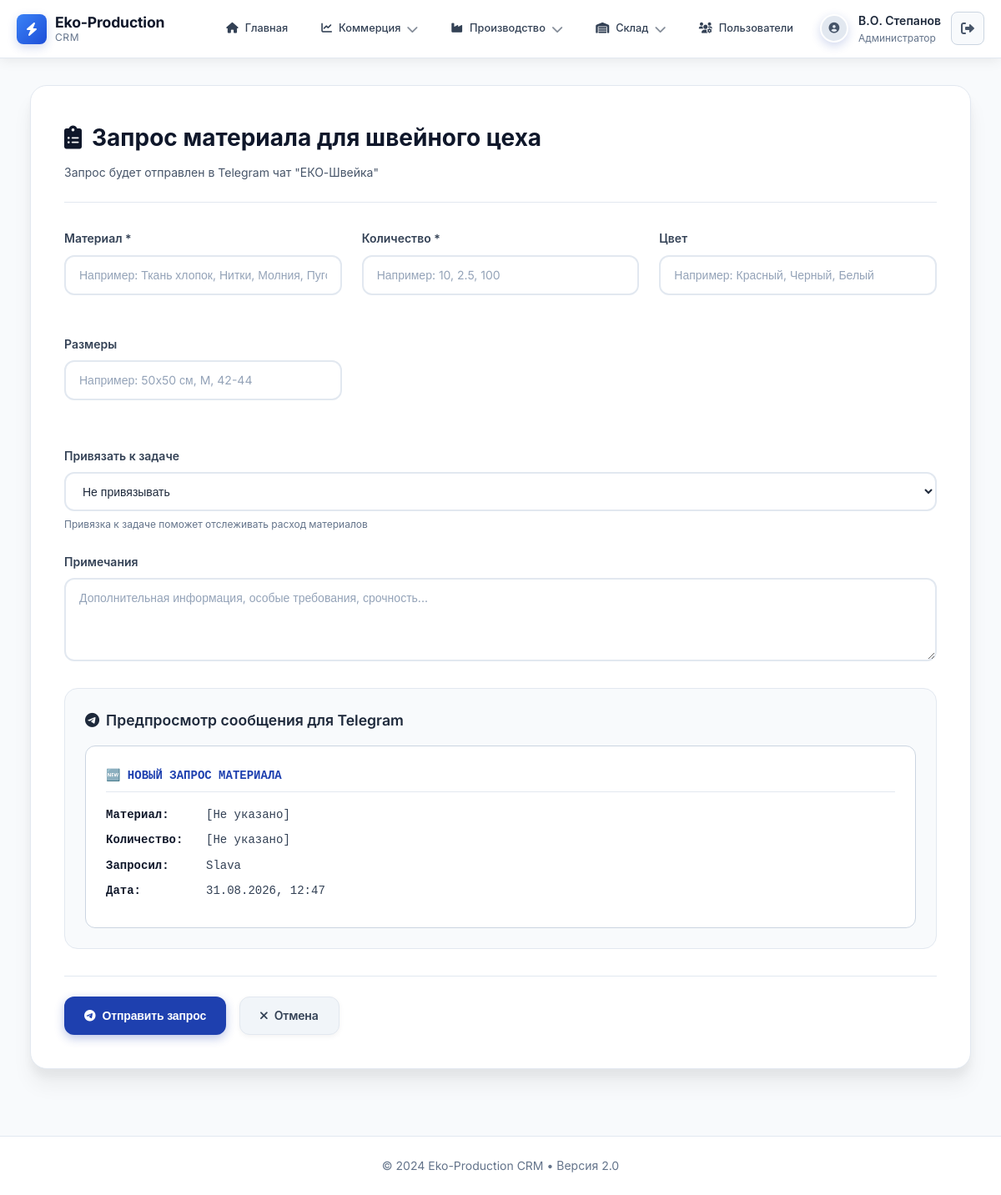
/sewing/material_request/create (signed in), run on the app's committed database.
### app.py (models this page shows, shortened)
class User(db.Model):
    id = db.Column(db.Integer, primary_key=True)
    username = db.Column(db.String(80), unique=True, nullable=False, index=True)
    email = db.Column(db.String(120), unique=True, nullable=False, index=True)
    password_hash = db.Column(db.String(200), nullable=False)
    full_name = db.Column(db.String(200))
    role = db.Column(db.String(50), default='seamstress', index=True)
    is_active = db.Column(db.Boolean, default=True)
    created_at = db.Column(db.DateTime, default=lambda: datetime.now(timezone.utc))
    updated_at = db.Column(db.DateTime, default=lambda: datetime.now(timezone.utc),
                          onupdate=lambda: datetime.now(timezone.utc))
    def has_permission(self, permission):
        return True  # всем пользователям разрешено всё
    def has_module_access(self, module_name):
        return True  # всем пользователям доступны все модули
    def get_role_name(self):
        role_config = ROLES.get(self.role, {})
        return role_config.get('name', self.role)

### app.py (the view, shortened to what this page needs)
@app.route('/sewing/material_request/create', methods=['GET', 'POST'])
@login_required
def create_material_request():
    active_tasks = SewingTask.query.filter(
        SewingTask.status.in_(['Новая', 'В работе'])
    ).order_by(SewingTask.created_at.desc()).all()
    return render_template('create_material_request.html',
                         active_tasks=active_tasks)

### app.py (called while the page is built)
def login_required(f):
    @wraps(f)
    def decorated_function(*args, **kwargs):
        if 'user_id' not in session:
            return redirect(url_for('login'))
        user = db.session.get(User, session['user_id'])
        if not user or not user.is_active:
            session.clear()
            flash('Ваша учетная запись не активна', 'error')
            return redirect(url_for('login'))
        return f(*args, **kwargs)
    return decorated_function

@app.context_processor
def inject_user_and_permissions():
    def get_current_user():
        if 'user_id' in session:
            return db.session.get(User, session['user_id'])
        return None
    current_user = get_current_user()
    return dict(
        current_user=current_user,
        has_permission=lambda perm: current_user.has_permission(perm) if current_user else False,
        has_module_access=lambda module: current_user.has_module_access(module) if current_user else False,
        can_delete=lambda: current_user.can_delete() if current_user else False,
        ROLES=ROLES
    )

@app.context_processor
def inject_now():
    return {'now': datetime.now(timezone.utc).date()}

### templates/create_material_request.html (shortened to what this page needs)
{% extends "layout.html" %}
{% block content %}
<div class="form-container">
    <div class="form-card">
        <div class="form-header">
            <h2><i class="fas fa-clipboard-list"></i> Запрос материала для швейного цеха</h2>
            <p>Запрос будет отправлен в Telegram чат "ЕКО-Швейка"</p>
        </div>
        <form method="POST" action="{{ url_for('create_material_request') }}">
            <div class="form-grid">
                <div class="form-group">
                    <label class="form-label">Материал *</label>
                    <input type="text" class="form-control" name="material" required
                           placeholder="Например: Ткань хлопок, Нитки, Молния, Пуговицы">
                </div>
                <div class="form-group">
                    <label class="form-label">Количество *</label>
                    <input type="number" class="form-control" name="quantity" min="0.1" step="0.1" required
                           placeholder="Например: 10, 2.5, 100">
                </div>
                <div class="form-group">
                    <label class="form-label">Цвет</label>
                    <input type="text" class="form-control" name="color"
                           placeholder="Например: Красный, Черный, Белый">
                </div>
                <div class="form-group">
                    <label class="form-label">Размеры</label>
                    <input type="text" class="form-control" name="size"
                           placeholder="Например: 50x50 см, M, 42-44">
                </div>
            </div>
            <div class="form-group">
                <label class="form-label">Привязать к задаче</label>
                <select class="form-control" name="sewing_task_id">
                    <option value="none">Не привязывать</option>
                </select>
                <small class="form-text">Привязка к задаче поможет отслеживать расход материалов</small>
            </div>
            <div class="form-group">
                <label class="form-label">Примечания</label>
                <textarea class="form-control" name="notes" rows="3"
                          placeholder="Дополнительная информация, особые требования, срочность..."></textarea>
            </div>
            <div class="preview-card">
                <h3><i class="fab fa-telegram"></i> Предпросмотр сообщения для Telegram</h3>
                <div class="preview-content" id="telegramPreview">
                    <div class="preview-header">
                        <strong>🆕 НОВЫЙ ЗАПРОС МАТЕРИАЛА</strong>
                    </div>
                    <div class="preview-body">
                        <div class="preview-row">
                            <strong>Материал:</strong> <span id="preview-material">[Не указано]</span>
                        </div>
                        <div class="preview-row">
                            <strong>Количество:</strong> <span id="preview-quantity">[Не указано]</span>
                        </div>
                        <div class="preview-row">
                            <strong>Запросил:</strong> {{ session.get('username', 'admin') }}
                        </div>
                        <div class="preview-row">
                            <strong>Дата:</strong> <span id="preview-date">Сегодня</span>
                        </div>
                    </div>
                </div>
            </div>
            <div class="form-actions">
                <button type="submit" class="btn btn-primary">
                    <i class="fab fa-telegram"></i> Отправить запрос
                </button>
                <a href="{{ url_for('sewing') }}" class="btn btn-secondary">
                    <i class="fas fa-times"></i> Отмена
                </a>
            </div>
        </form>
    </div>
</div>
{% endblock %}

### templates/layout.html (shortened to what this page needs)
<!DOCTYPE html>
<html lang="ru">
<head>
    <link rel="stylesheet" href="{{ url_for('static', filename='css/style.css') }}">
    <link rel="stylesheet" href="https://cdnjs.cloudflare.com/ajax/libs/font-awesome/6.0.0/css/all.min.css">
</head>
<body>
    {% if current_user %}
    <header class="main-header">
        <div class="container">
            <nav style="display: flex; align-items: center; justify-content: space-between; height: 70px;">
                <a href="{{ url_for('home') }}" class="logo">
                    <div class="logo-icon">
                        <i class="fas fa-bolt"></i>
                    </div>
                    <div class="logo-text">
                        <div class="logo-title">Eko-Production</div>
                        <div class="logo-subtitle">CRM</div>
                    </div>
                </a>
                <ul class="nav-menu" id="navMenu">
                    <li>
                        <a href="{{ url_for('home') }}" class="nav-link {% if request.endpoint == 'home' %}active{% endif %}">
                            <i class="fas fa-home"></i>
                            <span>Главная</span>
                        </a>
                    </li>
                    {% if current_user.role == 'purchaser' %}
                        <li>
                            <a href="{{ url_for('orders') }}" class="nav-link {% if request.endpoint == 'orders' %}active{% endif %}">
                                <i class="fas fa-list"></i>
                                <span>Все заказы</span>
                            </a>
                        </li>
                        <li>
                            <a href="{{ url_for('create_order') }}" class="nav-link {% if request.endpoint == 'create_order' %}active{% endif %}">
                                <i class="fas fa-plus-circle"></i>
                                <span>Новый заказ</span>
                            </a>
                        </li>
                    {% else %}
                    {% if current_user.has_module_access('dashboard') or current_user.has_module_access('counterparties') %}
                    <li class="dropdown">
                        <a href="#" class="nav-link {% if 'dashboard' in request.endpoint or 'counterparties' in request.endpoint %}active{% endif %}">
                            <i class="fas fa-chart-line"></i>
                            <span>Коммерция</span>
                            <i class="dropdown-arrow fas fa-chevron-down"></i>
                        </a>
</li>
{% endif %}
                    {% if current_user.has_module_access('production') or current_user.has_module_access('sewing') %}
                    <li class="dropdown">
                        <a href="#" class="nav-link {% if 'production' in request.endpoint or 'sewing' in request.endpoint %}active{% endif %}">
                            <i class="fas fa-industry"></i>
                            <span>Производство</span>
                            <i class="dropdown-arrow fas fa-chevron-down"></i>
                        </a>
                    </li>
                    {% endif %}
                    {% if current_user.has_module_access('warehouse') or current_user.has_module_access('orders') or current_user.has_module_access('shipping') %}
                    <li class="dropdown">
                        <a href="#" class="nav-link {% if 'warehouse' in request.endpoint or 'orders' in request.endpoint or 'shipping' in request.endpoint %}active{% endif %}">
                            <i class="fas fa-warehouse"></i>
                            <span>Склад</span>
                            <i class="dropdown-arrow fas fa-chevron-down"></i>
                        </a>
                    </li>
                    {% endif %}
                    {% if current_user.has_permission('users:read') %}
                    <li>
                        <a href="{{ url_for('user_management') }}"
                           class="nav-link {% if request.endpoint and 'user' in request.endpoint %}active{% endif %}">
                            <i class="fas fa-users-cog"></i>
                            <span>Пользователи</span>
                        </a>
                    </li>
                    {% endif %}
                    {% endif %}
                </ul>
                <div class="user-menu" style="display: flex; align-items: center; gap: 0.75rem;">
                    <div class="user-avatar" style="width: 34px; height: 34px; border-radius: 50%; background: var(--gray-200); display: flex; align-items: center; justify-content: center; color: var(--gray-600);">
                        <i class="fas fa-user-circle"></i>
                    </div>
                    <div class="user-info" style="display: flex; flex-direction: column;">
                        <div class="user-name" style="font-weight: 600; color: var(--gray-800); font-size: 0.875rem;">
                            {{ current_user.full_name or current_user.username }}
                        </div>
                        <div class="user-role" style="font-size: 0.75rem; color: var(--gray-500);">
                            {{ current_user.get_role_name() }}
                        </div>
                    </div>
                    <a href="{{ url_for('logout') }}" class="logout-btn" style="width: 40px; height: 40px; border-radius: 8px; display: flex; align-items: center; justify-content: center; color: var(--gray-600); border: 1px solid var(--gray-300); background: var(--gray-50); text-decoration: none; transition: all 0.2s ease;" title="Выход">
                        <i class="fas fa-sign-out-alt"></i>
                    </a>
                </div>
            </nav>
        </div>
    </header>
    {% endif %}
    <main class="container main-content">
        {% block content %}{% endblock %}
    </main>
    {% if current_user %}
    <footer style="padding: 1.5rem 0; margin-top: 3rem; border-top: 1px solid var(--gray-200); background: white;">
        <div class="container">
            <div style="text-align: center; color: var(--gray-500); font-size: 0.875rem;">
                © 2024 Eko-Production CRM • Версия 2.0
            </div>
        </div>
    </footer>
    {% endif %}
</body>
</html>

### templates/layout.html (style rules this page uses)
.main-header { position: fixed !important; top: 0 !important; left: 0 !important; right: 0 !important; height: 70px !important; background: white !important; border-bottom: 1px solid var(--gray-200); box-shadow: 0 2px 15px rgba(0, 0, 0, 0.08); z-index: 1000 !important; display: flex !important; align-items: center !important; }
body { padding-top: 70px !important; min-height: 100vh; background: #f8fafc !important; }
.main-content { padding-top: 20px; min-height: calc(100vh - 120px); }
.nav-menu { display: flex !important; align-items: center !important; gap: 0.5rem !important; list-style: none !important; margin: 0 !important; padding: 0 !important; }
.nav-link { display: flex !important; align-items: center !important; gap: 0.5rem !important; padding: 0.5rem 1rem !important; text-decoration: none !important; color: var(--gray-700) !important; border-radius: 8px !important; transition: all 0.2s ease !important; white-space: nowrap !important; }
.logo { display: flex !important; align-items: center !important; gap: 10px !important; text-decoration: none !important; color: inherit !important; }
.logo-icon { width: 36px !important; height: 36px !important; background: linear-gradient(135deg, #3b82f6 0%, #1d4ed8 100%) !important; border-radius: 8px !important; display: flex !important; align-items: center !important; justify-content: center !important; color: white !important; font-weight: bold !important; }
.logo-text { display: flex !important; flex-direction: column !important; line-height: 1.2 !important; }
.logo-title { font-weight: 700 !important; color: var(--gray-900) !important; font-size: 1.1rem !important; }
.logo-subtitle { font-size: 0.75rem !important; color: var(--gray-500) !important; }
.container { max-width: 1400px !important; margin: 0 auto !important; padding: 0 20px !important; width: 100% !important; }
.nav-menu, .dropdown-menu { list-style: none !important; padding-left: 0 !important; margin-left: 0 !important; }
.nav-menu li, .dropdown-menu li { list-style: none !important; padding-left: 0 !important; margin-left: 0 !important; }
.nav-menu li::before, .dropdown-menu li::before { display: none !important; }

### data on the page
User: full_name "В.О. Степанов", get_role_name "Администратор", get "Slava"
